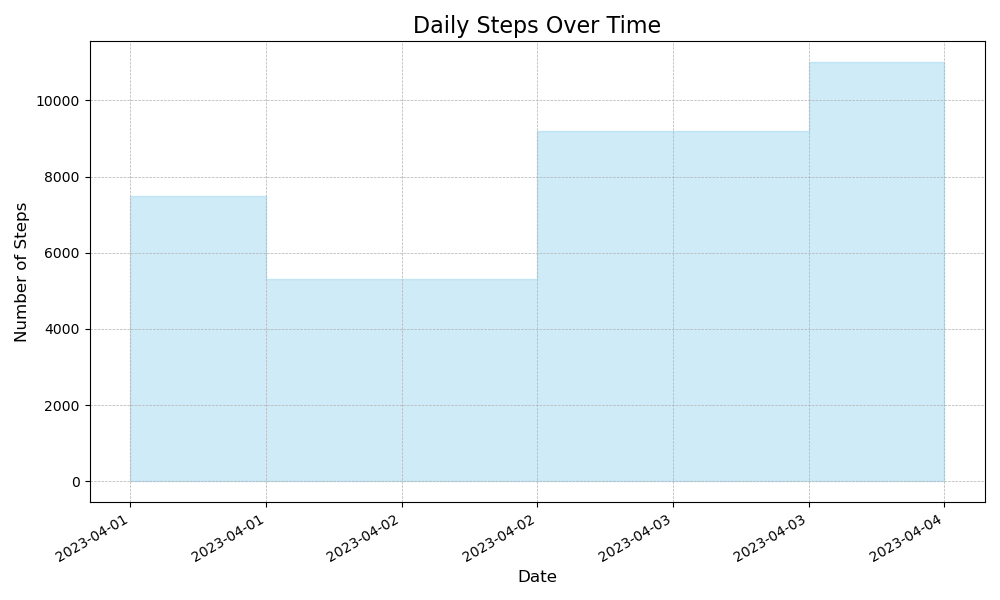

Write the Python code that produced this figure.

import matplotlib.pyplot as plt
import pandas as pd
from matplotlib.dates import DateFormatter

# Data
data = [
    {'Date': '2023-04-01', 'Steps': 7500},
    {'Date': '2023-04-02', 'Steps': 5300},
    {'Date': '2023-04-03', 'Steps': 9200},
    {'Date': '2023-04-04', 'Steps': 11000}
]

# Convert the data into a pandas DataFrame
df = pd.DataFrame(data)

# Convert 'Date' column to datetime type
df['Date'] = pd.to_datetime(df['Date'])

# Sort the DataFrame by date to ensure correct plotting
df.sort_values('Date', inplace=True)

# Set 'Date' column as the index of the DataFrame
df.set_index('Date', inplace=True)

# Create an area chart
fig, ax = plt.subplots(figsize=(10, 6))  # Create a figure and axis with a custom figure size

# Plot the 'Steps' column as an area chart
ax.fill_between(df.index, df['Steps'], step='mid', color='skyblue', alpha=0.4)  # Define the color and opacity

# Enhance formatting and style
ax.set_title('Daily Steps Over Time', fontsize=16)  # Title of the plot
ax.set_xlabel('Date', fontsize=12)  # X-axis label
ax.set_ylabel('Number of Steps', fontsize=12)  # Y-axis label
ax.grid(True, which='major', linestyle='--', linewidth=0.5)  # Add gridlines for readability
ax.tick_params(axis='both', which='major', labelsize=10)  # Format the tick labels

# Rotate and align the x-axis tick labels
fig.autofmt_xdate()

# Set date format on x-axis
date_form = DateFormatter("%Y-%m-%d")
ax.xaxis.set_major_formatter(date_form)

plt.tight_layout()  # Adjust the plot to ensure everything fits without overlapping
plt.show()  # Display the plot
